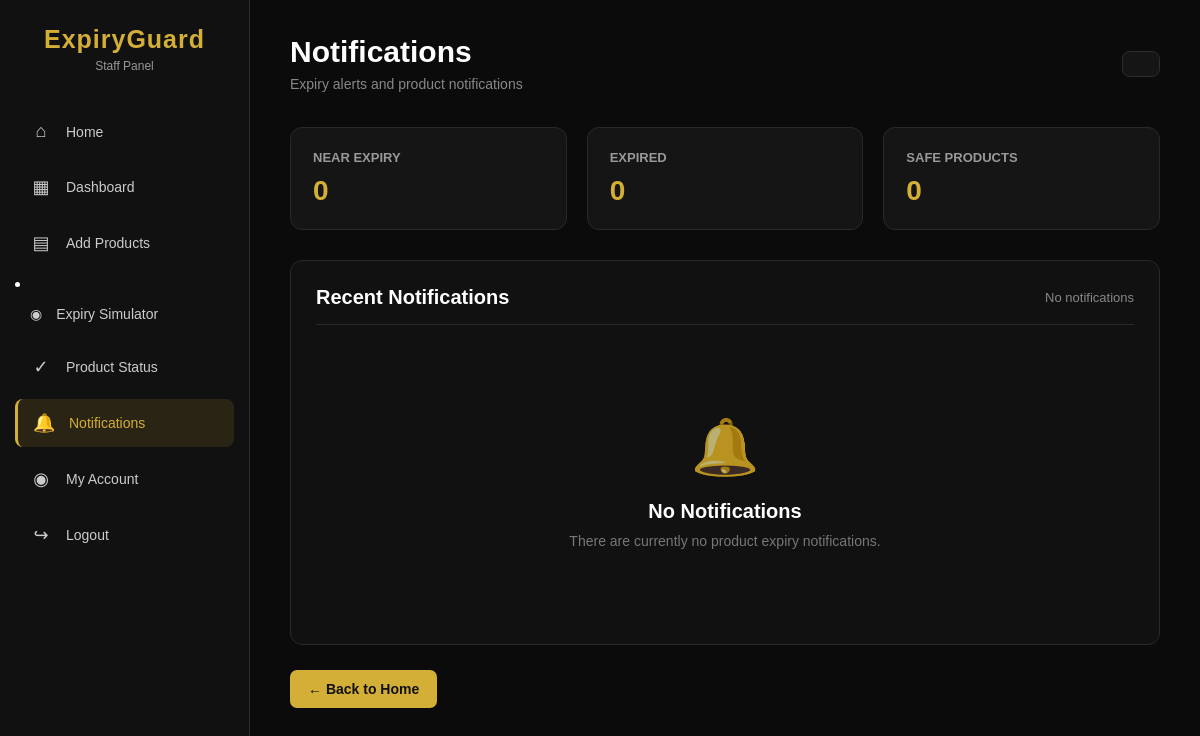
Page /staff/notifications/ (signed in) on the earlier database version.
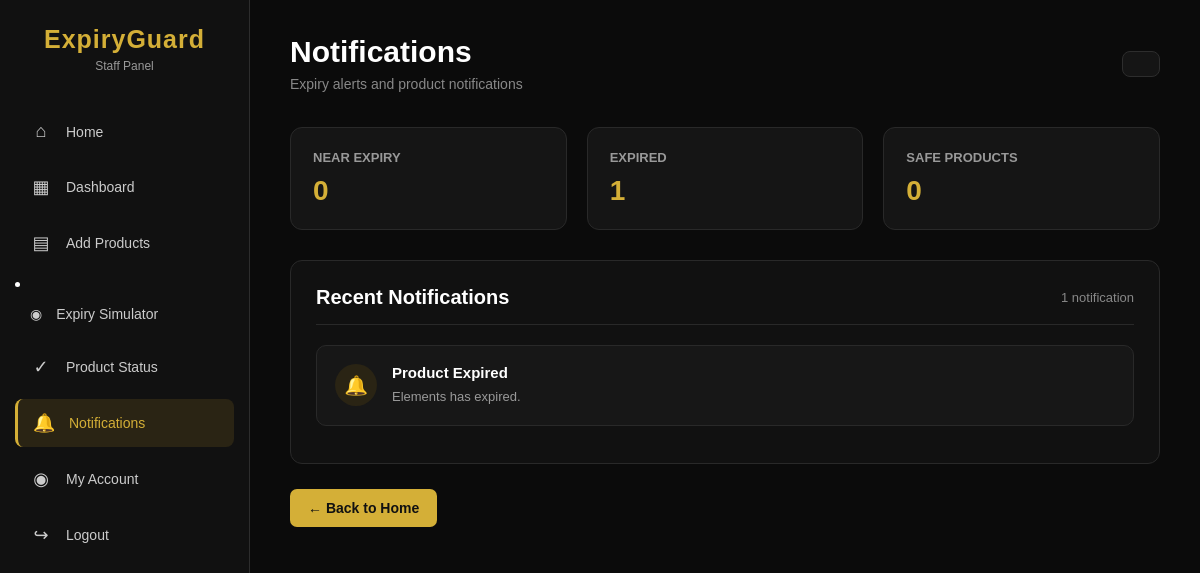
Same page on the later database version.
### staff/models.py (models this page shows)
class Product(models.Model):
    name = models.CharField(max_length=200)
    barcode = models.CharField(
        max_length=100,
        unique=True
    )
    batch_number = models.CharField(
        max_length=100,
        blank=True
    )
    category = models.CharField(
        max_length=100,
        blank=True
    )
    manufacture_date = models.DateField(
        null=True,
        blank=True
    )
    expiry_date = models.DateField()
    price = models.DecimalField(
        max_digits=10,
        decimal_places=2,
        default=0
    )
    stock_quantity = models.IntegerField(
        default=0
    )
    def __str__(self):
        return self.name

### staff/views.py (the view, shortened to what this page needs)
def staff_notifications(request):
    check = staff_login_required(request)
    if check:
        return check
    today = date.today()
    products = Product.objects.all()
    expired_products = products.filter(
        expiry_date__lt=today
    )
    near_expiry_products = products.filter(
        expiry_date__gte=today,
        expiry_date__lte=today + timedelta(days=30)
    )
    safe_products = products.filter(
        expiry_date__gt=today + timedelta(days=30)
    )
    unknown_products = products.filter(
        expiry_date__isnull=True
    )
    notifications = []
    for product in expired_products:
        product_name = str(product)
        notifications.append({
            "type": "expired",
            "title": "Product Expired",
            "message":
                f"{product_name} has expired.",
            "product": product,
        })
    return render(
        request,
        "staff/notifications.html",
        {
            "notifications": notifications,
            "products": products,
            "expired_products": expired_products,
            "near_expiry_products": near_expiry_products,
            "safe_products": safe_products,
            "unknown_products": unknown_products,
            "expired_count": expired_products.count(),
            "near_expiry_count": near_expiry_products.count(),
            "safe_count": safe_products.count(),
            "unknown_count": unknown_products.count(),
        }
    )

### staff/views.py (called while the page is built)
def staff_login_required(request):
    if not request.user.is_authenticated:
        return redirect("staff_login")
    return None

### staff/templates/staff/notifications.html (shortened to what this page needs)
<!DOCTYPE html>
<html lang="en">
<head>
</head>
<body>
    <aside class="sidebar">
        <div class="logo">
            <h1>ExpiryGuard</h1>
            <p>Staff Panel</p>
        </div>
        <nav class="menu">
            <a href="{% url 'staff_home' %}">
                <span class="menu-icon">⌂</span>
                <span class="menu-text">Home</span>
            </a>
            <a href="{% url 'staff_dashboard' %}">
                <span class="menu-icon">▦</span>
                <span class="menu-text">Dashboard</span>
            </a>
            <a href="{% url 'add_product' %}">
                <span class="menu-icon">▤</span>
                <span class="menu-text">Add Products</span>
            </a>
    <li>
<a href="{% url 'expiry_simulator' %}">
    <span class="icon">◉</span>
    Expiry Simulator
</a>
        </li>
            <a href="{% url 'staff_product_status' %}">
                <span class="menu-icon">✓</span>
                <span class="menu-text">Product Status</span>
            </a>
            <a href="{% url 'staff_notifications' %}" class="active">
                <span class="menu-icon">🔔</span>
                <span class="menu-text">Notifications</span>
            </a>
            <a href="{% url 'staff_account' %}">
                <span class="menu-icon">◉</span>
                <span class="menu-text">My Account</span>
            </a>
            <a href="{% url 'staff_logout' %}">
                <span class="menu-icon">↪</span>
                <span class="menu-text">Logout</span>
            </a>
        </nav>
    </aside>
    <main class="main-content">
        <div class="top-bar">
            <div>
                <h2>Notifications</h2>
                <p>Expiry alerts and product notifications</p>
            </div>
            <div class="date-box">
            </div>
        </div>
        <div class="summary-grid">
            <div class="summary-card">
                <h4>Near Expiry</h4>
                <h3>{{ near_expiry_count|default:"0" }}</h3>
            </div>
            <div class="summary-card">
                <h4>Expired</h4>
                <h3>{{ expired_count|default:"0" }}</h3>
            </div>
            <div class="summary-card">
                <h4>Safe Products</h4>
                <h3>{{ safe_count|default:"0" }}</h3>
            </div>
        </div>
        <section class="notification-container">
            <div class="notification-header">
                <h3>Recent Notifications</h3>
                <span>
                    {% if notifications %}
                        {{ notifications|length }} notification{{ notifications|length|pluralize }}
                    {% else %}
                        No notifications
                    {% endif %}
                </span>
            </div>
            {% if notifications %}
                {% for notification in notifications %}
                    <div class="notification-item">
                        <div class="notification-icon">
                            🔔
                        </div>
                        <div class="notification-content">
                            <h4>
                                {{ notification.title|default:"Product Notification" }}
                            </h4>
                            <p>
                                {{ notification.message|default:notification }}
                            </p>
                        </div>
                    </div>
                {% endfor %}
            {% else %}
                <div class="empty-state">
                    <div class="empty-icon">
                        🔔
                    </div>
                    <h3>No Notifications</h3>
                    <p>
                        There are currently no product expiry notifications.
                    </p>
                </div>
            {% endif %}
        </section>
        <a href="{% url 'staff_home' %}" class="back-button">
            ← Back to Home
        </a>
    </main>
</body>
</html>

Differences in the rows shown:
added Product: title "Product Expired", message "Elements has expired."
Other differences:
{{ expired_count|default:"0" }}: "0" → "1"
{{ notifications|length }}: (not shown) → "1"
text no longer shown: "No notifications 🔔 No Notifications There are currently no product expiry notifications."
text now shown: "notification"
